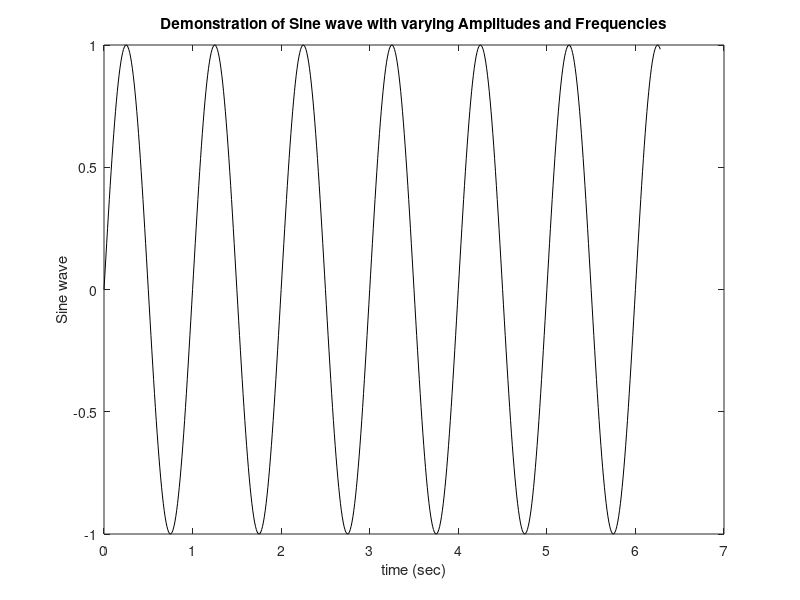

Source code (MATLAB):
clear
clc
function [y] = sineplot(A,F)
t=0:0.01:2*pi;
y=A.*sin(2*pi*F*t);
plot(t,y,'k-')
xlabel('time (sec)')
ylabel('Sine wave')
title('Demonstration of Sine wave with varying Amplitudes and Frequencies')
end
sineplot(1,1)